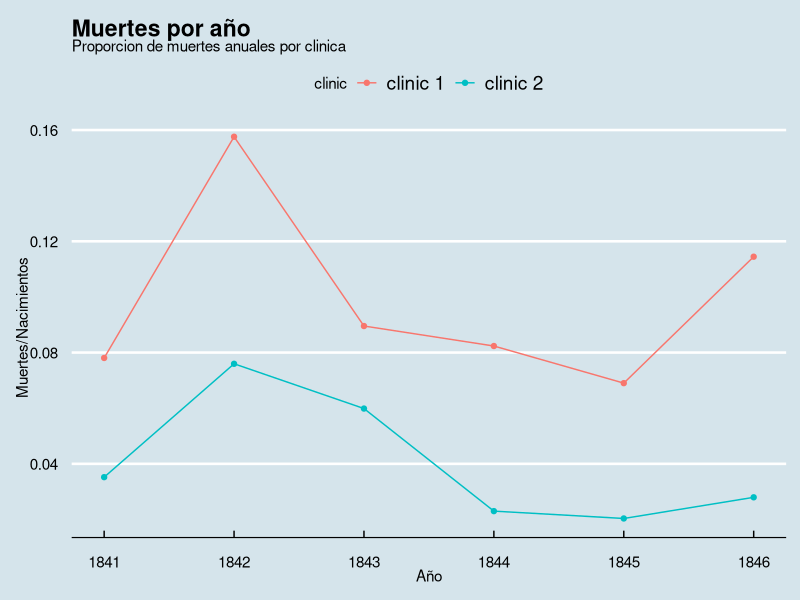
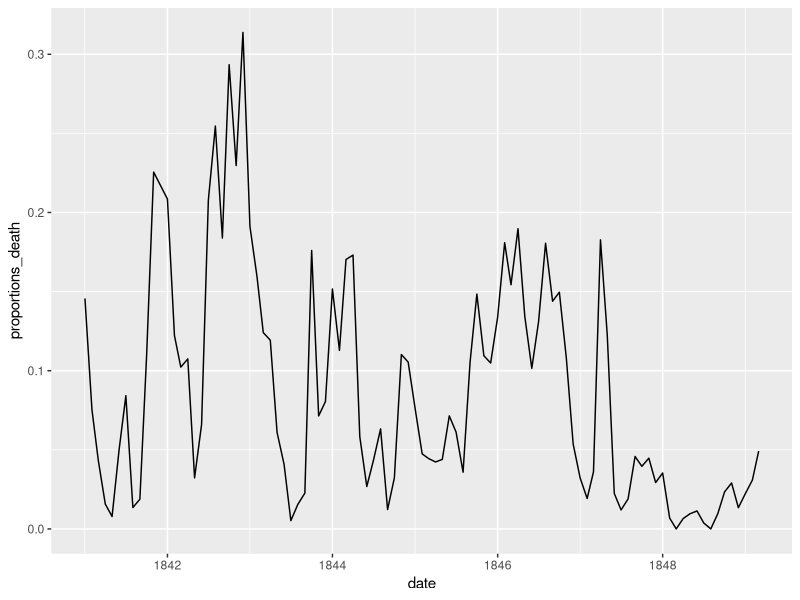
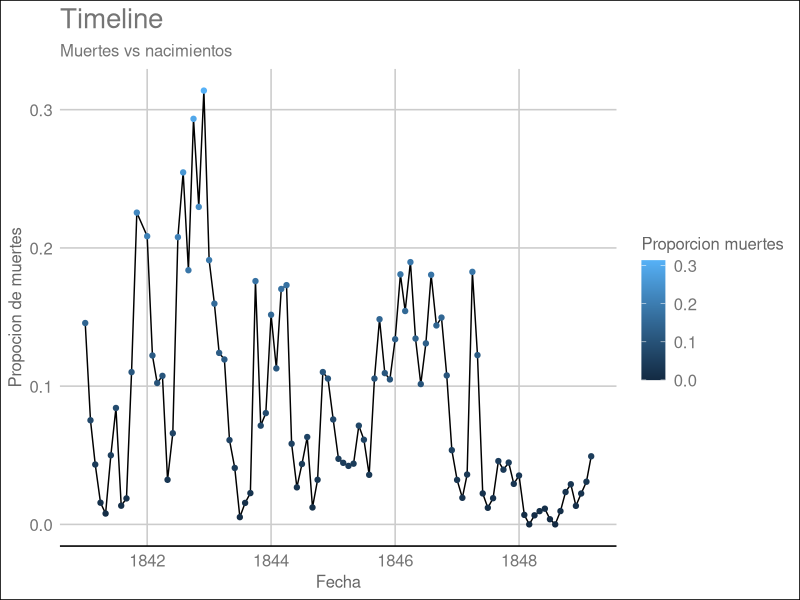
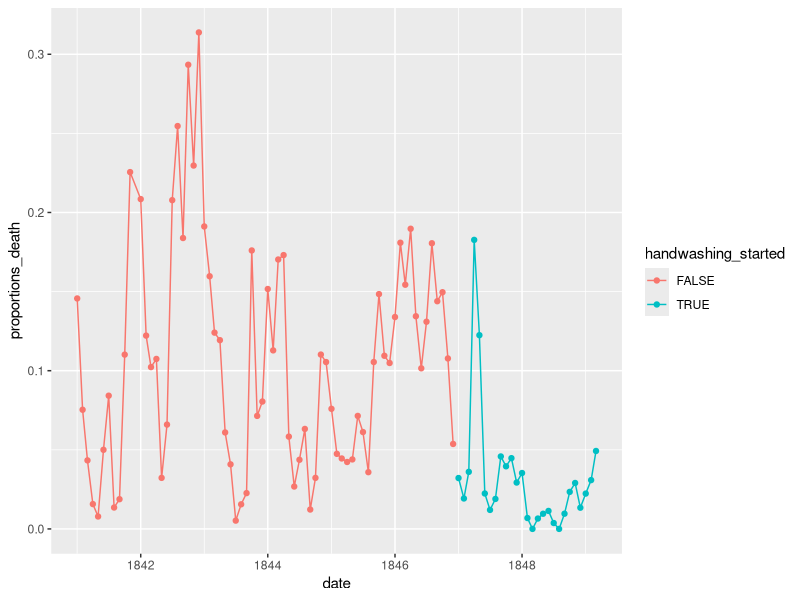
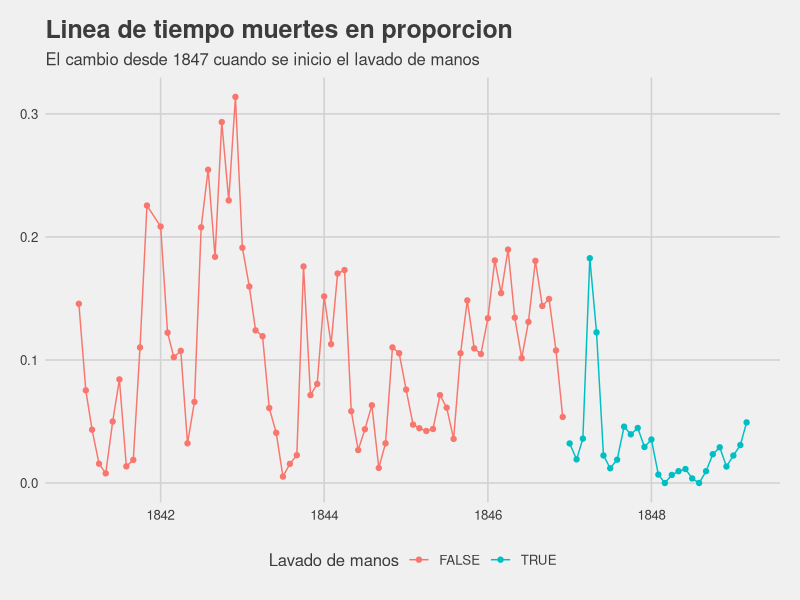

These charts were generated, in order, by the following R code:
## ---- chunk 1
#1.1 Cargue el paquete tidyverse
library(tidyverse)
library(ggthemes)

#1.2 Cargar archivo deaths_handwashing.csv
yearly<-read_csv("deaths_handwashing.csv")

#1.3 Imprimir yearly
yearly
## ---- chunk 2
#2.1 Use mutate para para agregar la columna proportion_deaths a yearly
yearly<- yearly %>%
  group_by(clinic) %>%
  mutate(proportion_deaths=deaths/births)

#2.2 Imprima yearly
yearly
## ---- chunk 3
yearly %>%
  ggplot(aes(x=year, y=proportion_deaths,group=clinic))+
  geom_line(aes(color=clinic))+
  geom_point(aes(color=clinic))+
  labs(title = "Muertes por año",
       subtitle = "Proporcion de muertes anuales por clinica",
       x="Año",
       y="Muertes/Nacimientos",
       colors="Clinica")+
  theme_economist()
## ---- chunk 4
library(scales)
#4.1 Cargue los datos mensuales de la Clínica 1
monthly<-read_csv("deaths_clinic_1.csv")
#4.2 Agregue la columna proportion_deaths a monthly
monthly<-monthly %>%
  mutate(proportions_death=deaths/births) %>%
  mutate(proportions_percentage=label_percent()(deaths/births)) %>%
  mutate(year=as.Date(date,"%y,%m,%d"))
#4.3 Imprima las primeras filas de monthly usando la función head()
head(monthly)
## ---- chunk 5
#5.1 Haga una gráfica lineal de proportion_deaths por fecha
monthly%>%
  ggplot(aes(x=date, y=proportions_death))+
  geom_line()

#5.2 Utilice la función labs para dar al eje x & al eje y una estética a las etiquetas
monthly%>%
  ggplot(aes(x=date, y=proportions_death))+
  geom_line()+
  geom_point(aes(color=proportions_death))+
  labs(title = "Timeline", 
       subtitle = "Muertes vs nacimientos",
       x="Fecha", 
       y="Propocion de muertes",
       color="Proporcion muertes")+
  theme_gdocs()
## ---- chunk 6
#6.1 Agregue una columna TRUE/FALSE a monthly
view(monthly)
monthly<-monthly %>%
mutate(handwashing_started = date >= as.Date('1847-01-01'))

#6.2 Haga una gráfica lineal de proportion_deaths
monthly %>%
  ggplot(aes(x=date, y=proportions_death, color=handwashing_started))+
  geom_line()+
  geom_point()

#6.3 Utilice la función labs para dar al eje x & al eje y una estética a las etiquetas
monthly %>%
  ggplot(aes(x=date, y=proportions_death, color=handwashing_started))+
  geom_line()+
  geom_point()+
  labs(title = "Linea de tiempo muertes en proporcion",
       subtitle = "El cambio desde 1847 cuando se inicio el lavado de manos",
       x="Fecha", 
       y="Propocion de muertes",
       color="Lavado de manos")+
  theme_fivethirtyeight()
  
## ---- chunk 7
month_summary<-monthly %>%
  group_by(handwashing_started) %>%
  summarise(proportion=mean(proportions_death,na.rm=TRUE))

month_summary
